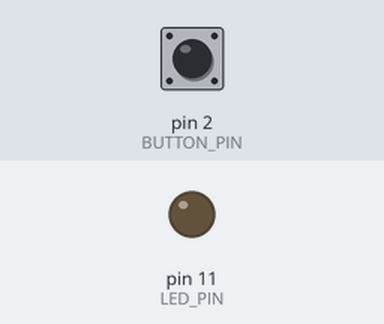
Simulated run of this sketch. Board: Arduino Mega 2560, built with avr-gcc and run on an emulated ATmega2560. Shown: output pins drawn as LEDs (lit = HIGH). The inputs (shaded band) are chosen by the test bench; at power-on: pin 2 (BUTTON_PIN) HIGH.

Above: at 1.2 s.
1.3 s: pin 2 (BUTTON_PIN) pulled LOW for 0.15 s
At 2.9 s:
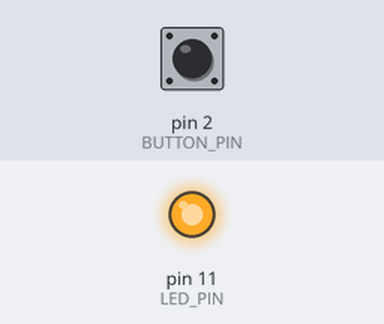
3.9 s: pin 2 (BUTTON_PIN) pulled LOW for 1 s
At 7.1 s:
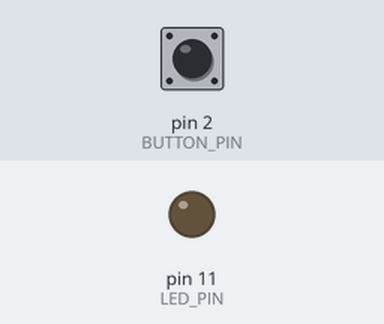
7.4 s: pin 2 (BUTTON_PIN) pulled LOW for 3.2 s
At 12.8 s:
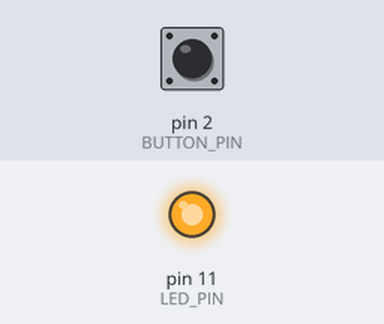
Timing chart, 0 to 14.3 s (numbered marks = the images above; inputs shaded):
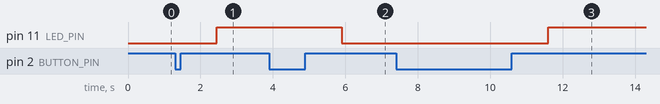

The sketch:

2_pure_hardware_trigger.ino
```cpp
// ============================================================
// Arduino Mega 2560
//
// Button:
//     Pin 2 -> button -> GND
//
// LED:
//     Pin 11 (OC1A) -> 330 ohm -> LED -> GND
//
// Behavior:
//     1. Hold button.
//     2. Release button.
//     3. Timer1 starts.
//     4. Timer1 counts for 1 second.
//     5. Timer1 hardware toggles OC1A (pin 11).
//     6. Timer1 interrupt stops the timer.
//
// The actual LED transition is performed by TIMER1 hardware.
// digitalWrite() is NOT used for the LED.
// ============================================================

const uint8_t BUTTON_PIN = 2;

// OC1A is Arduino Mega digital pin 11.
const uint8_t LED_PIN = 11;

// Timer1 runs at 16 MHz.
// Prescaler = 256.
//
// 16,000,000 / 256 = 62,500 counts/sec
//
// For 1 second:
//     62,500 counts
//
// CTC counts 0 through OCR1A, so:
//     OCR1A = 62,499

const uint16_t TIMER_COMPARE = 62499;


// Mechanical contacts bounce for several milliseconds on release, and each
// bounce edge would re-trigger the interrupt and restart Timer1. Ignore any
// release that lands within this window of the previous one.

const unsigned long DEBOUNCE_US = 20000UL;

volatile unsigned long lastReleaseUs = 0;


// ============================================================
// SETUP
// ============================================================

void setup()
{
    // --------------------------------------------------------
    // Button
    //
    // Internal pull-up:
    //
    // Released = HIGH
    // Pressed  = LOW
    // --------------------------------------------------------

    pinMode(BUTTON_PIN, INPUT_PULLUP);


    // --------------------------------------------------------
    // Timer1 OC1A
    //
    // OC1A is Arduino Mega digital pin 11.
    //
    // Configure pin 11 as an output.
    // --------------------------------------------------------

    pinMode(LED_PIN, OUTPUT);


    // Start LED LOW.
    digitalWrite(LED_PIN, LOW);


    // --------------------------------------------------------
    // Configure Timer1
    // --------------------------------------------------------

    // Clear Timer1 configuration.
    TCCR1A = 0;
    TCCR1B = 0;

    // Reset counter.
    TCNT1 = 0;

    // 1 second delay.
    OCR1A = TIMER_COMPARE;


    // --------------------------------------------------------
    // Configure OC1A
    //
    // COM1A0 = 1
    //
    // Timer1 hardware will toggle OC1A whenever
    // the timer reaches OCR1A.
    // --------------------------------------------------------

    TCCR1A = (1 << COM1A0);


    // --------------------------------------------------------
    // Enable Timer1 Compare A interrupt.
    //
    // This interrupt is ONLY used to stop the timer after
    // the hardware has performed the toggle.
    //
    // It does NOT control the LED.
    // --------------------------------------------------------

    TIMSK1 = (1 << OCIE1A);


    // --------------------------------------------------------
    // Button release interrupt
    //
    // INPUT_PULLUP means:
    //
    //     pressed  = LOW
    //     released = HIGH
    //
    // Therefore RISING detects the release.
    // --------------------------------------------------------

    attachInterrupt(
        digitalPinToInterrupt(BUTTON_PIN),
        buttonReleased,
        RISING
    );
}


// ============================================================
// MAIN LOOP
// ============================================================

void loop()
{
    // Nothing required.
    //
    // Button release and Timer1 are handled by hardware
    // interrupts.
}


// ============================================================
// BUTTON RELEASE
// ============================================================
//
// Called when:
//     LOW -> HIGH
//
// This means the button has been released.
//
// This function starts Timer1.
// ============================================================

void buttonReleased()
{
    // Reject contact bounce.
    //
    // micros() is safe to read from an ISR and advances between separate
    // interrupt invocations, which is all the comparison needs.

    unsigned long now = micros();

    if (now - lastReleaseUs < DEBOUNCE_US)
    {
        return;
    }

    lastReleaseUs = now;


    // Reset timer to zero.
    TCNT1 = 0;

    // Discard a compare match left pending from a previous run, which would
    // otherwise fire the ISR immediately and toggle the LED early.
    TIFR1 = (1 << OCF1A);

    // Start Timer1.
    //
    // WGM12 = CTC mode
    // CS12  = prescaler /256
    //
    // Timer now counts:
    //
    //     0 -> 62499
    //
    // which takes approximately 1 second.

    TCCR1B = (1 << WGM12) | (1 << CS12);
}


// ============================================================
// TIMER1 COMPARE INTERRUPT
// ============================================================
//
// This occurs when Timer1 reaches OCR1A.
//
// IMPORTANT:
//
// The hardware has ALREADY toggled OC1A at this point.
//
// This ISR simply stops the timer so that another toggle
// doesn't happen one second later.
// ============================================================

ISR(TIMER1_COMPA_vect)
{
    // Stop Timer1.
    //
    // Clearing the clock-select bits stops the counter.

    TCCR1B &= ~((1 << CS12) |
                (1 << CS11) |
                (1 << CS10));
}
```

Measured:
- after the input at 1.3 s, pin 11 (LED_PIN): LOW → HIGH after 1.1 s
- after the input at 3.9 s, pin 11 (LED_PIN): HIGH → LOW after 2.0 s
- after the input at 7.4 s, pin 11 (LED_PIN): LOW → HIGH after 4.2 s
